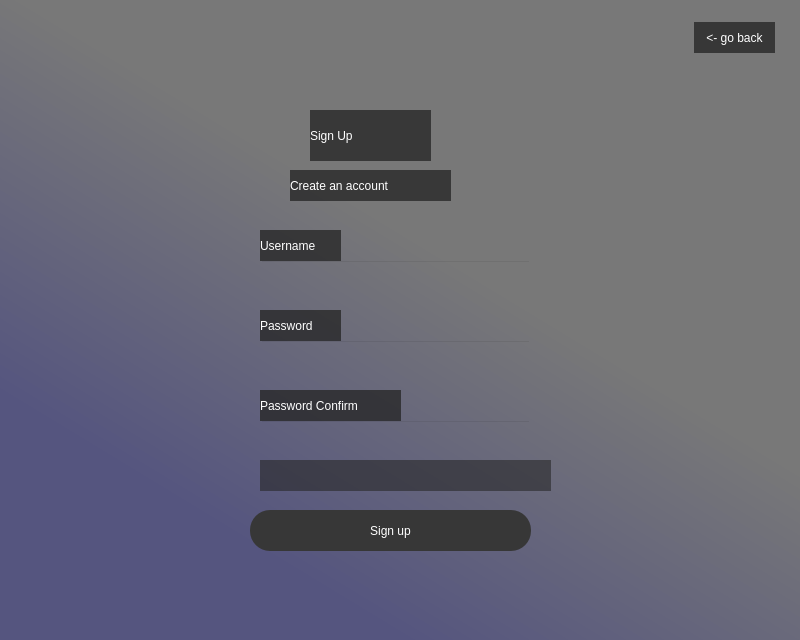
<?xml version="1.0" encoding="UTF-8"?>
<ui version="4.0">
 <class>Dialog</class>
 <widget class="QDialog" name="Dialog">
  <property name="geometry">
   <rect>
    <x>0</x>
    <y>0</y>
    <width>800</width>
    <height>640</height>
   </rect>
  </property>
  <property name="windowTitle">
   <string>Dialog</string>
  </property>
  <widget class="QWidget" name="widget" native="true">
   <property name="geometry">
    <rect>
     <x>0</x>
     <y>0</y>
     <width>801</width>
     <height>641</height>
    </rect>
   </property>
   <property name="styleSheet">
    <string notr="true">QWidget#widget{
background-color:qlineargradient(spread:pad, x1:0.239, y1:0.795455, x2:0.545455, y2:0.392, stop:0 rgba(85, 85, 127, 255), stop:1 rgba(120, 120, 120, 255));
}</string>
   </property>
   <widget class="QLabel" name="label">
    <property name="geometry">
     <rect>
      <x>310</x>
      <y>110</y>
      <width>121</width>
      <height>51</height>
     </rect>
    </property>
    <property name="styleSheet">
     <string notr="true">color: rgb(255, 255, 255);font: 28pt &quot;Tw Cen MT&quot;;
background-color: qlineargradient(spread:pad, x1:0.471318, y1:0.609, x2:0.472, y2:0.017, stop:0 rgba(38, 38, 38, 200));</string>
    </property>
    <property name="text">
     <string>Sign Up</string>
    </property>
   </widget>
   <widget class="QLabel" name="label_2">
    <property name="geometry">
     <rect>
      <x>290</x>
      <y>170</y>
      <width>161</width>
      <height>31</height>
     </rect>
    </property>
    <property name="styleSheet">
     <string notr="true">font: 14pt &quot;MS Shell Dlg 2&quot;;color:rgb(255, 255, 255);
background-color: qlineargradient(spread:pad, x1:0.471318, y1:0.609, x2:0.472, y2:0.017, stop:0 rgba(38, 38, 38, 200));</string>
    </property>
    <property name="text">
     <string>Create an account </string>
    </property>
   </widget>
   <widget class="QPushButton" name="signupbutton">
    <property name="geometry">
     <rect>
      <x>250</x>
      <y>510</y>
      <width>281</width>
      <height>41</height>
     </rect>
    </property>
    <property name="styleSheet">
     <string notr="true">QPushButton{border-radius:20px;
background-color:rgb(55,55,55);
font: 12pt &quot;Tw Cen MT&quot;;color: rgb(255, 255, 255);
}
QPushButton:hover{
background-color: rgb(141, 141, 141);
border-radius:20px;
font: 12pt &quot;Tw Cen MT&quot;;color: rgb(0, 0, 0);

}</string>
    </property>
    <property name="text">
     <string>Sign up</string>
    </property>
   </widget>
   <widget class="QLineEdit" name="userbox">
    <property name="geometry">
     <rect>
      <x>260</x>
      <y>260</y>
      <width>271</width>
      <height>41</height>
     </rect>
    </property>
    <property name="styleSheet">
     <string notr="true">font: 75 12pt &quot;MS Shell Dlg 2&quot;; color:white;
background-color:rgba(255, 255, 255, 0);</string>
    </property>
   </widget>
   <widget class="QLineEdit" name="passbox1">
    <property name="geometry">
     <rect>
      <x>260</x>
      <y>340</y>
      <width>271</width>
      <height>41</height>
     </rect>
    </property>
    <property name="styleSheet">
     <string notr="true">font: 75 12pt &quot;MS Shell Dlg 2&quot;; color:white;
background-color:rgba(255, 255, 255, 0);</string>
    </property>
   </widget>
   <widget class="QLabel" name="label_3">
    <property name="geometry">
     <rect>
      <x>260</x>
      <y>230</y>
      <width>81</width>
      <height>31</height>
     </rect>
    </property>
    <property name="styleSheet">
     <string notr="true">font: 75 12pt &quot;MS Shell Dlg 2&quot;;
color: rgb(255, 255, 255);
background-color: qlineargradient(spread:pad, x1:0.471318, y1:0.609, x2:0.472, y2:0.017, stop:0 rgba(38, 38, 38, 200));</string>
    </property>
    <property name="text">
     <string>Username</string>
    </property>
   </widget>
   <widget class="QLabel" name="label_4">
    <property name="geometry">
     <rect>
      <x>260</x>
      <y>310</y>
      <width>81</width>
      <height>31</height>
     </rect>
    </property>
    <property name="styleSheet">
     <string notr="true">font: 75 12pt &quot;MS Shell Dlg 2&quot;;
color: rgb(255, 255, 255);
background-color: qlineargradient(spread:pad, x1:0.471318, y1:0.609, x2:0.472, y2:0.017, stop:0 rgba(38, 38, 38, 200));</string>
    </property>
    <property name="text">
     <string>Password</string>
    </property>
   </widget>
   <widget class="QLabel" name="error">
    <property name="geometry">
     <rect>
      <x>260</x>
      <y>460</y>
      <width>291</width>
      <height>31</height>
     </rect>
    </property>
    <property name="styleSheet">
     <string notr="true">color: rgb(255, 0, 0);
font: 75 10pt &quot;Rockwell&quot;;
background-color: qlineargradient(spread:pad, x1:0.471318, y1:0.609, x2:0.472, y2:0.017, stop:0 rgba(38, 38, 38, 150));</string>
    </property>
    <property name="text">
     <string/>
    </property>
   </widget>
   <widget class="QLabel" name="label_5">
    <property name="geometry">
     <rect>
      <x>260</x>
      <y>390</y>
      <width>141</width>
      <height>31</height>
     </rect>
    </property>
    <property name="styleSheet">
     <string notr="true">font: 75 12pt &quot;MS Shell Dlg 2&quot;;
color: rgb(255, 255, 255);
background-color: qlineargradient(spread:pad, x1:0.471318, y1:0.609, x2:0.472, y2:0.017, stop:0 rgba(38, 38, 38, 200));</string>
    </property>
    <property name="text">
     <string>Password Confirm</string>
    </property>
   </widget>
   <widget class="QLineEdit" name="passbox1_2">
    <property name="geometry">
     <rect>
      <x>260</x>
      <y>420</y>
      <width>271</width>
      <height>41</height>
     </rect>
    </property>
    <property name="styleSheet">
     <string notr="true">font: 75 12pt &quot;MS Shell Dlg 2&quot;; color:white;
background-color:rgba(255, 255, 255, 0);</string>
    </property>
    <property name="text">
     <string/>
    </property>
   </widget>
   <widget class="QLabel" name="background">
    <property name="geometry">
     <rect>
      <x>0</x>
      <y>0</y>
      <width>801</width>
      <height>641</height>
     </rect>
    </property>
    <property name="text">
     <string/>
    </property>
    <property name="pixmap">
     <pixmap resource="deneme2.qrc">:/bg/logbg3.jpg</pixmap>
    </property>
    <property name="scaledContents">
     <bool>true</bool>
    </property>
    <property name="wordWrap">
     <bool>false</bool>
    </property>
    <property name="margin">
     <number>0</number>
    </property>
    <property name="indent">
     <number>-1</number>
    </property>
   </widget>
   <widget class="QPushButton" name="exitbutton">
    <property name="geometry">
     <rect>
      <x>694</x>
      <y>22</y>
      <width>81</width>
      <height>31</height>
     </rect>
    </property>
    <property name="styleSheet">
     <string notr="true">QPushButton{
border-radius:20px;
background-color:rgb(55,55,55);
font: 12pt &quot;Tw Cen MT&quot;;color: rgb(255, 255, 255);
}
QPushButton:hover{
background-color: rgb(141, 141, 141);
border-radius:20px;
font: 12pt &quot;Tw Cen MT&quot;;color: rgb(0, 0, 0);

}</string>
    </property>
    <property name="text">
     <string>&lt;- go back</string>
    </property>
   </widget>
   <zorder>background</zorder>
   <zorder>label</zorder>
   <zorder>label_2</zorder>
   <zorder>signupbutton</zorder>
   <zorder>userbox</zorder>
   <zorder>passbox1</zorder>
   <zorder>label_3</zorder>
   <zorder>label_4</zorder>
   <zorder>error</zorder>
   <zorder>label_5</zorder>
   <zorder>passbox1_2</zorder>
   <zorder>exitbutton</zorder>
  </widget>
 </widget>
 <resources>
  <include location="deneme2.qrc"/>
 </resources>
 <connections/>
</ui>
